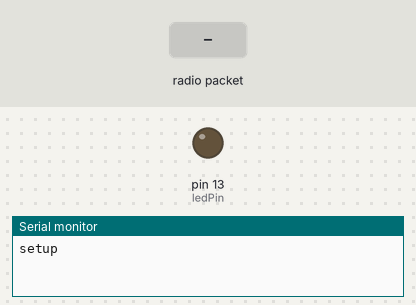
Simulated run of this sketch. Board: Arduino Uno, built with avr-gcc and run on an emulated ATmega328P. Parts: output pins drawn as LEDs (lit = HIGH), the last lines printed to the serial monitor. The test bench sets the inputs (shaded band). No radio packets arrive unless stated.

Above: at 1.2 s.
1.3 s: radio packet "a" arrives
At 2.7 s:
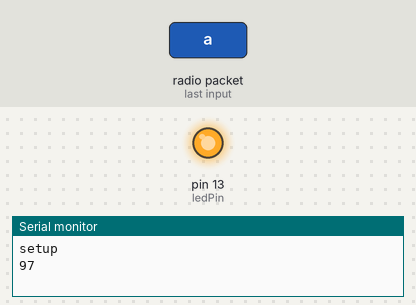
Timing chart, 0 to 4.3 s (numbered marks = the images above; inputs shaded):
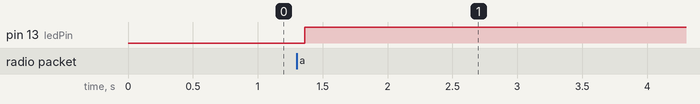

Measured:
- after the input at 1.3 s, pin 13 (ledPin): LOW → HIGH after 0.06 s

The sketch:

rf433RX_pulsador.ino
```cpp
#include <VirtualWire.h>

unsigned long last = millis();
int ledPin = 13;

void setup()
{
    Serial.begin(9600);	// Debugging only
    Serial.println("setup");

    // Se inicializa el RF
    vw_setup(2000);	 // velocidad: Bits per segundo
    vw_set_rx_pin(2);  //Pin 2 como entrada del RF
    vw_rx_start();       // Se inicia como receptor

    pinMode(ledPin, OUTPUT);    //Configuramos el pin del Led como entrada
    digitalWrite(ledPin, false);
}

void loop()
{

    boolean ledState = digitalRead(ledPin);//check if the LED is turned on or off. Returns 1 or 0
    uint8_t dato;
    uint8_t datoleng=1;
    //verificamos si hay un dato valido en el RF
    if (vw_get_message(&dato,&datoleng))
    {

            Serial.print(dato);
            if(millis() - last > 250){//if time now is 250 milliseconds greater than last time
                if(ledState == 0 && (char)dato=='a'){//if LED is off and button code is ok
                 digitalWrite(ledPin, HIGH);
                }else if(ledState == 1 && (char)dato=='a'){//if LED is on and button code is ok
                   digitalWrite(ledPin, LOW);
                    }

                    }
    last = millis();//reset timer
    }
    delay(80);
}
```
